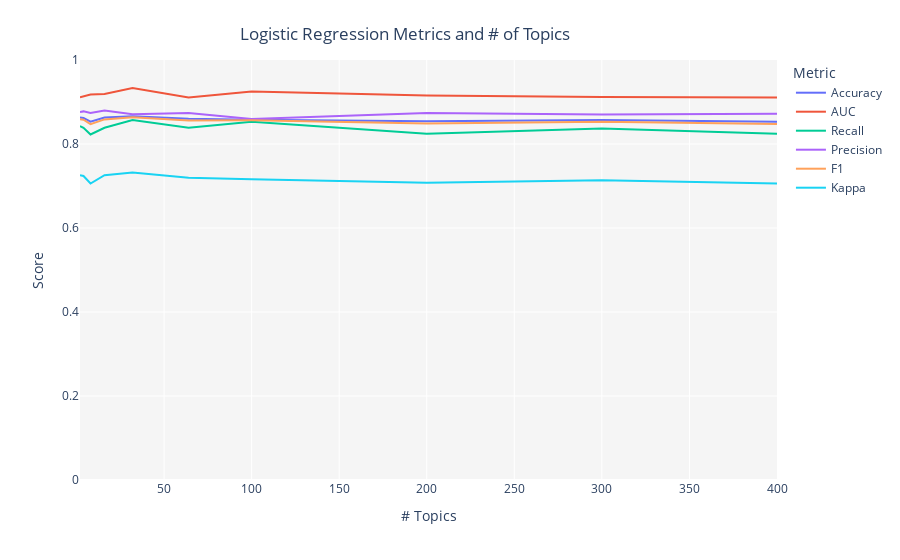

This figure's notebook cell:
### Code cell
#Hyperparameter tuning for Accuracy based classification of Loan or No Loan in 'status' column
tuned_classification = tune_model(model = 'lda', multi_core = True, supervised_target = 'status')

### Figure 1 — Plotly figure (JSON) as saved in the notebook; plotly's stock layout.template omitted (floating-point values rounded to 4 significant figures)
{"data": [{"hovertemplate": "Metric=Accuracy<br># Topics=%{x}<br>Score=%{y}<extra></extra>", "legendgroup": "Accuracy", "line": {"color": "#636efa", "dash": "solid", "shape": "linear"}, "mode": "lines", "name": "Accuracy", "orientation": "v", "showlegend": true, "type": "scatter", "x": [2, 4, 8, 16, 32, 64, 100, 200, 300, 400], "xaxis": "x", "y": [0.863, 0.862, 0.853, 0.863, 0.866, 0.86, 0.858, 0.854, 0.857, 0.853], "yaxis": "y"}, {"hovertemplate": "Metric=AUC<br># Topics=%{x}<br>Score=%{y}<extra></extra>", "legendgroup": "AUC", "line": {"color": "#EF553B", "dash": "solid", "shape": "linear"}, "mode": "lines", "name": "AUC", "orientation": "v", "showlegend": true, "type": "scatter", "x": [2, 4, 8, 16, 32, 64, 100, 200, 300, 400], "xaxis": "x", "y": [0.9115, 0.9141, 0.918, 0.9191, 0.9332, 0.911, 0.9249, 0.9155, 0.9119, 0.9107], "yaxis": "y"}, {"hovertemplate": "Metric=Recall<br># Topics=%{x}<br>Score=%{y}<extra></extra>", "legendgroup": "Recall", "line": {"color": "#00cc96", "dash": "solid", "shape": "linear"}, "mode": "lines", "name": "Recall", "orientation": "v", "showlegend": true, "type": "scatter", "x": [2, 4, 8, 16, 32, 64, 100, 200, 300, 400], "xaxis": "x", "y": [0.8427, 0.8387, 0.8226, 0.8387, 0.8569, 0.8387, 0.8528, 0.8246, 0.8367, 0.8246], "yaxis": "y"}, {"hovertemplate": "Metric=Precision<br># Topics=%{x}<br>Score=%{y}<extra></extra>", "legendgroup": "Precision", "line": {"color": "#ab63fa", "dash": "solid", "shape": "linear"}, "mode": "lines", "name": "Precision", "orientation": "v", "showlegend": true, "type": "scatter", "x": [2, 4, 8, 16, 32, 64, 100, 200, 300, 400], "xaxis": "x", "y": [0.8763, 0.8776, 0.8737, 0.8795, 0.8709, 0.8739, 0.8598, 0.8739, 0.87, 0.8721], "yaxis": "y"}, {"hovertemplate": "Metric=F1<br># Topics=%{x}<br>Score=%{y}<extra></extra>", "legendgroup": "F1", "line": {"color": "#FFA15A", "dash": "solid", "shape": "linear"}, "mode": "lines", "name": "F1", "orientation": "v", "showlegend": true, "type": "scatter", "x": [2, 4, 8, 16, 32, 64, 100, 200, 300, 400], "xaxis": "x", "y": [0.8592, 0.8577, 0.8474, 0.8586, 0.8638, 0.856, 0.8563, 0.8485, 0.853, 0.8477], "yaxis": "y"}, {"hovertemplate": "Metric=Kappa<br># Topics=%{x}<br>Score=%{y}<extra></extra>", "legendgroup": "Kappa", "line": {"color": "#19d3f3", "dash": "solid", "shape": "linear"}, "mode": "lines", "name": "Kappa", "orientation": "v", "showlegend": true, "type": "scatter", "x": [2, 4, 8, 16, 32, 64, 100, 200, 300, 400], "xaxis": "x", "y": [0.7259, 0.7239, 0.7058, 0.7259, 0.7319, 0.7199, 0.716, 0.7079, 0.7139, 0.7059], "yaxis": "y"}], "layout": {"legend": {"title": {"text": "Metric"}, "tracegroupgap": 0}, "margin": {"t": 60}, "plot_bgcolor": "rgb(245,245,245)", "title": {"text": "Logistic Regression Metrics and # of Topics", "x": 0.45, "xanchor": "center", "y": 0.95, "yanchor": "top"}, "xaxis": {"anchor": "y", "domain": [0, 1], "title": {"text": "# Topics"}, "type": "linear", "range": [2, 400], "autorange": true}, "yaxis": {"anchor": "x", "domain": [0, 1], "range": [0, 1], "title": {"text": "Score"}, "type": "linear"}, "autosize": true}}
